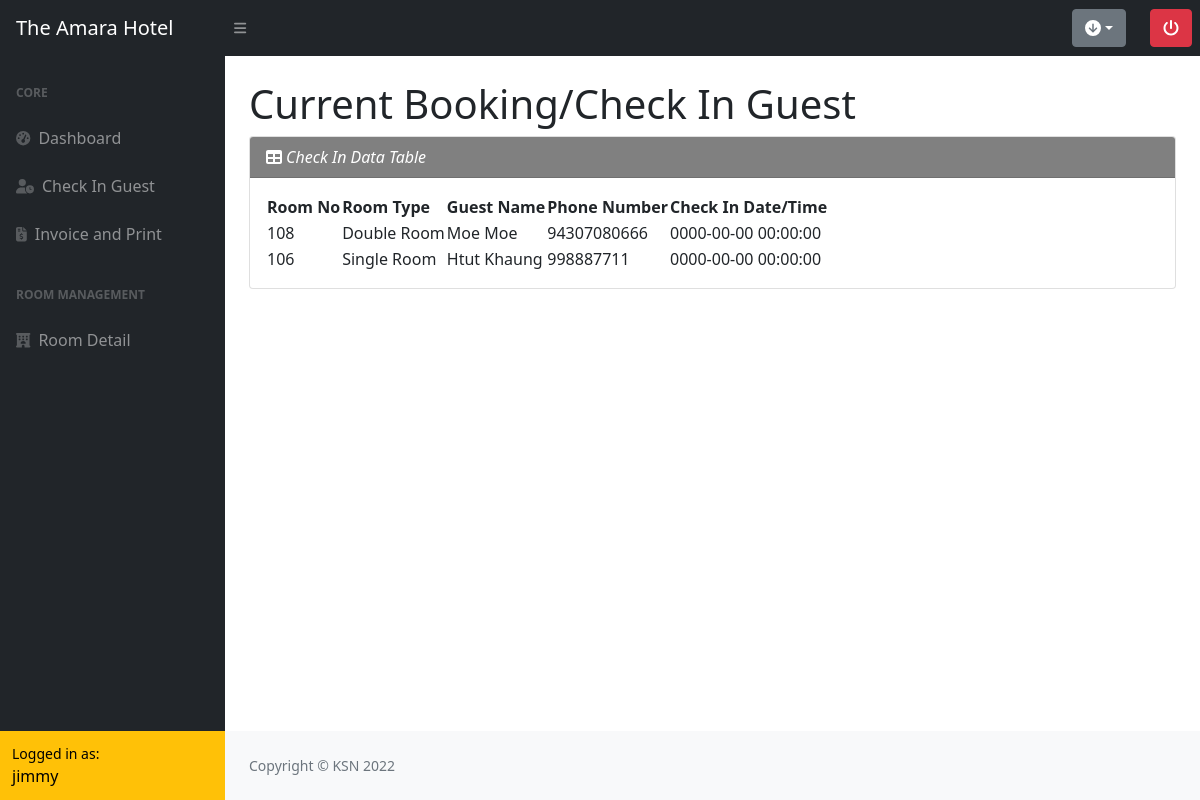
/current_guest.php (signed in), run on the app's committed database.
### tables this page shows
CREATE TABLE `user` (
  `user_id` int(15) NOT NULL,
  `username` varchar(20) NOT NULL,
  `email` varchar(100) NOT NULL,
  `password` varchar(100) NOT NULL,
  `role` varchar(20) NOT NULL,
  `created_date` datetime NOT NULL
);

CREATE TABLE `booking` (
  `booking_id` int(15) NOT NULL,
  `guest_id` int(15) NOT NULL,
  `room_id` int(15) NOT NULL,
  `bookingdate` datetime NOT NULL,
  `reservedate` date NOT NULL,
  `checkin` datetime NOT NULL,
  `checkout` datetime NOT NULL,
  `total` int(15) NOT NULL,
  `discount` int(15) NOT NULL,
  `prepaid` int(15) NOT NULL,
  `remainprice` int(15) NOT NULL
);

CREATE TABLE `room` (
  `room_id` int(15) NOT NULL,
  `room_no` varchar(10) NOT NULL,
  `room_type` varchar(50) NOT NULL,
  `room_price` int(15) NOT NULL,
  `room_max` int(5) NOT NULL,
  `room_description` text NOT NULL
);

CREATE TABLE `guest` (
  `guest_id` int(15) NOT NULL,
  `guest_name` varchar(100) NOT NULL,
  `guest_nrc` varchar(100) NOT NULL,
  `guest_dob` date NOT NULL,
  `guest_gender` varchar(10) NOT NULL,
  `guest_email` varchar(100) NOT NULL,
  `guest_phone` bigint(15) NOT NULL,
  `guest_address` text NOT NULL,
  `adult` int(5) NOT NULL,
  `child` int(5) NOT NULL
);

### current_guest.php (the view, shortened to what this page needs)
<!DOCTYPE html>
<html lang="en">
<head>
    <?php include("cdn.php"); include("db.php"); ?>
</head>
<body class="sb-nav-fixed">
    <?php include("nav.php"); ?>
    <div id="layoutSidenav">
    <?php include("sidebar.php"); ?>
        <div id="layoutSidenav_content">
        <main>
        <div class="container-fluid px-4">
            <h1 class="mt-4">Current Booking/Check In Guest</h1>
            <div class="card mb-4">
                <div class="card-header" style="background-color: grey;">
                    <span style="color: white; font-style: italic;" ><i class="fas fa-table me-1"></i>Check In Data Table</span>
                </div>
                <div class="card-body">
                <table id="datatablesSimple">
                    <thead>
                        <tr>
                            <th>Room No</th>
                            <th>Room Type</th>
                            <th>Guest Name</th>
                            <th>Phone Number</th>
                            <th>Check In Date/Time</th>
                        </tr>
                    </thead>
                    <tbody>
                        <?php
                            $current="SELECT booking.room_id, booking.guest_id, booking.checkin, room.room_id, room.room_no,room.room_type, guest.guest_id, guest.guest_name, guest.guest_phone FROM booking  LEFT JOIN room ON booking.room_id=room.room_id  LEFT JOIN guest ON booking.guest_id= guest.guest_id" ;
                            $current_guest=mysqli_query($connect, $current);
                            if(mysqli_num_rows($current_guest) > 0)
                                {
                                    while($result= mysqli_fetch_assoc($current_guest))
                                        {
                        ?>
                                            <tr>
                                                <td><?php echo $result["room_no"];?></td>
                                                <td><?php echo $result["room_type"];?></td>
                                                <td><?php echo $result["guest_name"];?></td>
                                                <td><?php echo $result["guest_phone"];?></td>
                                                <td><?php echo $result["checkin"];?></td>
                                            </tr>
                        <?php
                                        }
                                }
                        ?>
                    </tbody>
                </table>
                </div>
            </div>
        </div>
        </main>
            <footer class="py-4 bg-light mt-auto">
                <div class="container-fluid px-4">
                    <div class="d-flex align-items-center justify-content-between small">
                        <div class="text-muted">Copyright &copy; KSN 2022</div>
                    </div>
                </div>
            </footer>
        </div>
        </div>
</body>
</html>

### sidebar.php (shortened to what this page needs)
<div id="layoutSidenav_nav">
    <nav class="sb-sidenav accordion sb-sidenav-dark" id="sidenavAccordion">
        <div class="sb-sidenav-menu">
            <div class="nav">
            <div class="sb-sidenav-menu-heading">Core</div>
                <a class="nav-link" href="reservation_dashboard.php">
                    <div class="sb-nav-link-icon"><i class="fas fa-tachometer-alt"></i></div>Dashboard
                </a>
                <a class="nav-link" href="current_guest.php">
                    <div class="sb-nav-link-icon"><i class="fa-solid fa-user-clock"></i></div>Check In Guest
                </a>
                <a class="nav-link" href="invoice_detail.php">
                    <div class="sb-nav-link-icon"><i class="fa-solid fa-file-invoice-dollar"></i></div>Invoice and Print
                </a>
                <div class="sb-sidenav-menu-heading">Room Management</div>
                    <a class="nav-link" href="room_detail.php">
                        <div class="sb-nav-link-icon"><i class="fa-solid fa-hotel"></i></div>Room Detail
                    </a>
                </div>
            </div>
            <div class="sb-sidenav-footer bg-warning text-black">
                <div class="small">Logged in as:</div><?php echo $user['username']; ?>
            </div>
    </nav>
</div>

### data on the page
user: username "jimmy"
booking: room.room_no "108", room.room_type "Double Room", guest.guest_name "Moe Moe", guest.guest_phone "94307080666", checkin "0000-00-00 00:00:00"
booking: room.room_no "106", room.room_type "Single Room", guest.guest_name "Htut Khaung", guest.guest_phone "998887711", checkin "0000-00-00 00:00:00"
